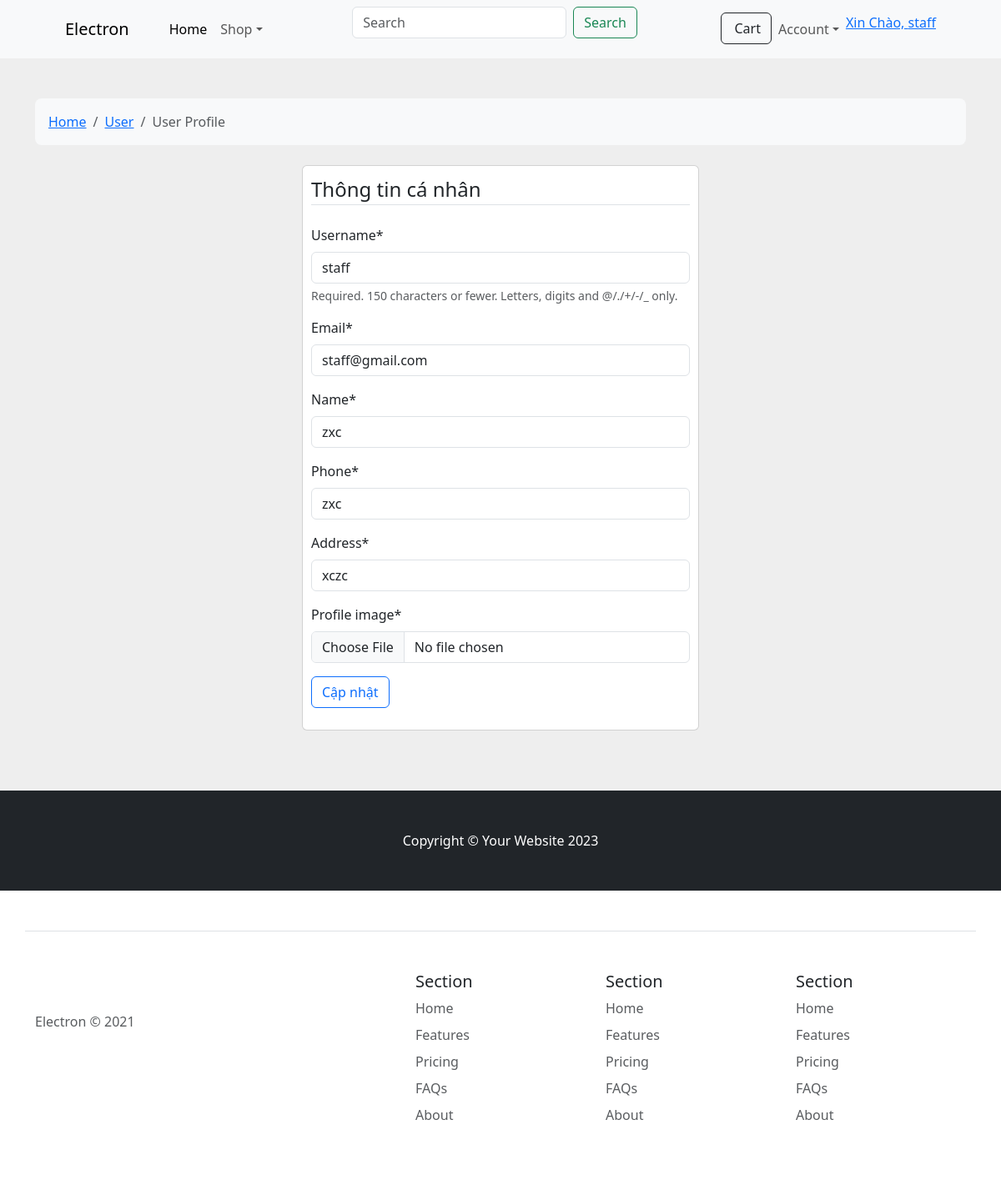
Page /accounts/update-profile/ (signed in) on the earlier database version.
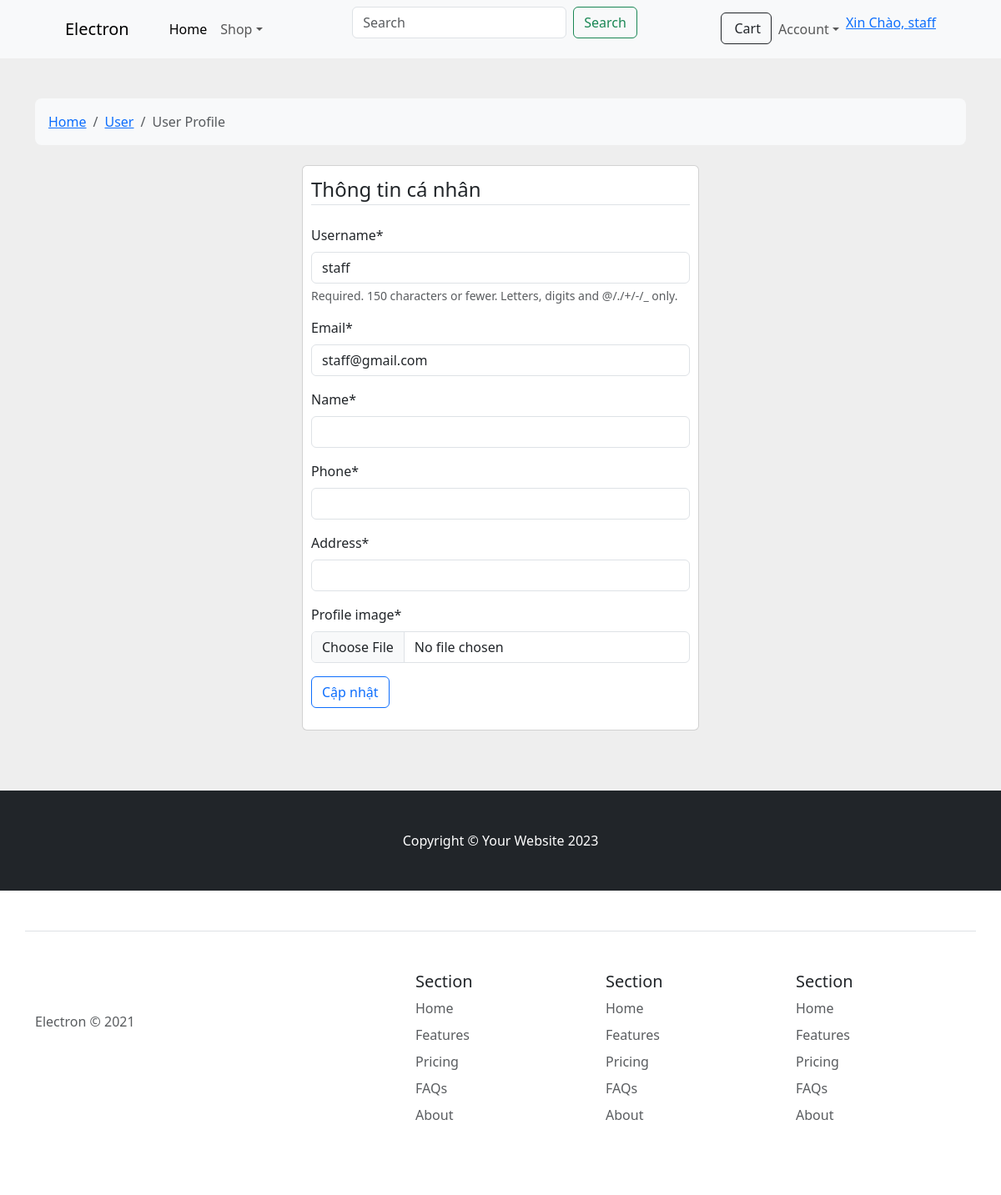
Same page on the later database version.
### accounts/models.py (models this page shows, shortened)
class Profile(models.Model):
    user = models.OneToOneField(User , on_delete=models.CASCADE,null=True)
    profile_image = models.ImageField(default='default.jpg',upload_to='profile_images')
    address = models.CharField(max_length=200, null=True)
    name = models.CharField(max_length=100,null=True)
    phone = models.CharField(max_length=100,null=True)
    is_admin = models.BooleanField(default=False)
    is_staff = models.BooleanField(default=False)
    is_customer = models.BooleanField(default=True)

### accounts/views.py (the view)
# urls.py: path('update-profile/' , update_profile_page, name="update_profile"),
@login_required(login_url='login.html')
def update_profile_page(request):
    if(request.user.is_authenticated):
        try:
            cart = Cart.objects.get(complete = False, user = request.user)
        except:
            pass
        if request.method == 'POST':
            u_form = UserUpdateForm(request.POST , instance=request.user)
            p_form = ProfileUpdateForm(request.POST , request.FILES ,instance=request.user.profile)
            if u_form.is_valid() and p_form.is_valid():
                u_form.save()
                p_form.save()
                messages.success(request, f'Thông tin đã được cập nhật thành công!')
                return redirect('profile')
        else:
            u_form = UserUpdateForm(instance=request.user)
            p_form = ProfileUpdateForm(instance=request.user.profile)
        try:
            context = {
                'u_form': u_form,
                'p_form': p_form,
                'cart': cart,
            }
        except:
            context = {
                'u_form': u_form,
                'p_form': p_form,
            }
        return render(request, 'accounts/update_profile.html', context)
    else:
        return redirect('login')

### accounts/forms.py
class UserUpdateForm(forms.ModelForm):
    email = forms.EmailField()
    class Meta:
        model = User
        fields = ['username','email']

class ProfileUpdateForm(forms.ModelForm):
    class Meta:
        model = Profile
        fields = ['name','phone','address','profile_image']
        exclude = ['user']
        widgets = {
            'profile_image': FileInput(),
        }

### templates/accounts/update_profile.html (shortened to what this page needs)
{% load static %}
{% load crispy_forms_tags %}
{% include 'base/navbar.html' %}
{% block content %}
	<link href="{% static 'css/bootstrap.css' %}" rel="stylesheet" type="text/css"/>
	<link rel = "stylesheet" href = "{% static 'css/custom.css' %}">
	<link href="{% static 'font/css/all.min.css' %}" rel="stylesheet" type="text/css">
<section style="background-color: #eee;">
	<div class="container py-5">
	  <div class="row">
		<div class="col">
		  <nav aria-label="breadcrumb" class="bg-light rounded-3 p-3 mb-4">
			<ol class="breadcrumb mb-0">
			  <li class="breadcrumb-item"><a href="{% url 'index' %}">Home</a></li>
			  <li class="breadcrumb-item"><a href="{% url 'profile' %}">User</a></li>
			  <li class="breadcrumb-item active" aria-current="page">User Profile</li>
			</ol>
		  </nav>
		</div>
	  </div>
      <div class="container " style="width: 500px;">
        <div class="card mb-4" style="padding: 10px;">
            <form method="POST" enctype="multipart/form-data">
                <fieldset class="form-group">
                    <legend class="border-bottom mb-4">Thông tin cá nhân</legend>
                    {{ u_form|crispy }}
                    {{ p_form|crispy }}
                </fieldset>
                <div class="form-group">
                    <button type="submit" class="btn btn-outline-primary" style = "margin: auto;">Cập nhật</button>
                </div>
            </form>
            </div>
        </div>
	</div>
  </section>
  {% endblock content %}
  {% include 'base/footer.html' %}

Differences in the rows shown:
changed Profile: name "zxc" → (not shown); phone "zxc" → (not shown); address "xczc" → (not shown)
